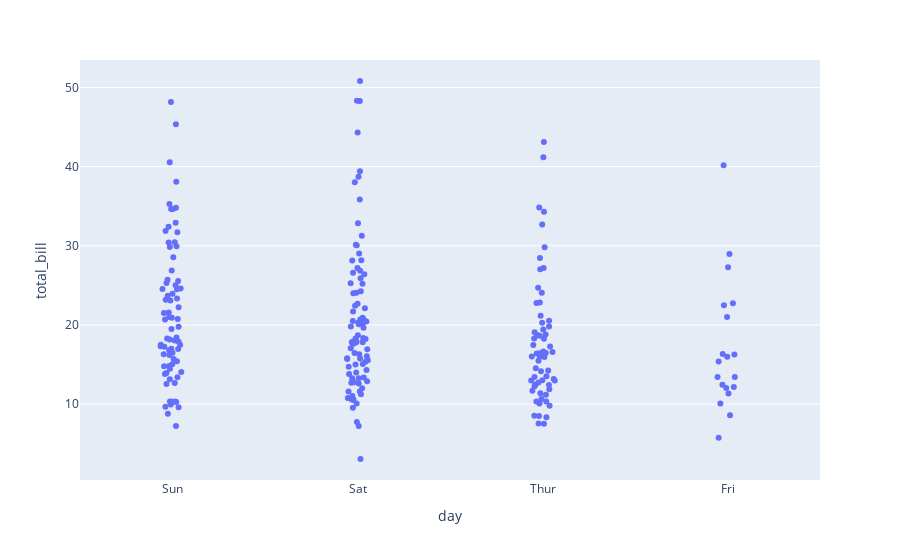

Source (notebook cell):
### Code cell
px.strip(data_frame=tips, x='day', y='total_bill')

### Figure 1 — Plotly figure (JSON) as saved in the notebook; plotly's stock layout.template omitted (floating-point values rounded to 4 significant figures; data arrays with more than 128 entries replaced by an {"elided": "..."} marker saying what was removed)
{"data": [{"alignmentgroup": "True", "boxpoints": "all", "fillcolor": "rgba(255,255,255,0)", "hoveron": "points", "hovertemplate": "day=%{x}<br>total_bill=%{y}<extra></extra>", "legendgroup": "", "line": {"color": "rgba(255,255,255,0)"}, "marker": {"color": "#636efa"}, "name": "", "offsetgroup": "", "orientation": "v", "pointpos": 0, "showlegend": false, "type": "box", "x": {"elided": "244 str values"}, "x0": " ", "xaxis": "x", "y": {"elided": "244 float values"}, "y0": " ", "yaxis": "y"}], "layout": {"autosize": true, "boxmode": "group", "legend": {"tracegroupgap": 0}, "margin": {"t": 60}, "xaxis": {"anchor": "y", "autorange": true, "domain": [0, 1], "range": [-0.5, 3.5], "title": {"text": "day"}, "type": "category"}, "yaxis": {"anchor": "x", "autorange": true, "domain": [0, 1], "range": [0.4178, 53.46], "title": {"text": "total_bill"}, "type": "linear"}}}
